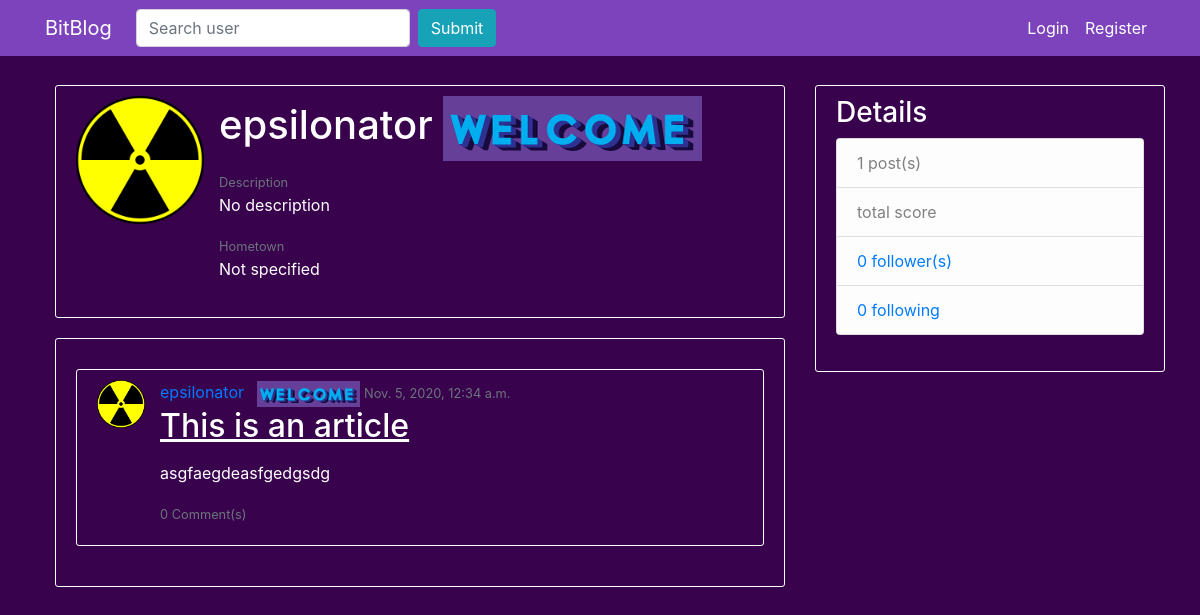
Page /profile/epsilonator/ on the earlier database version.
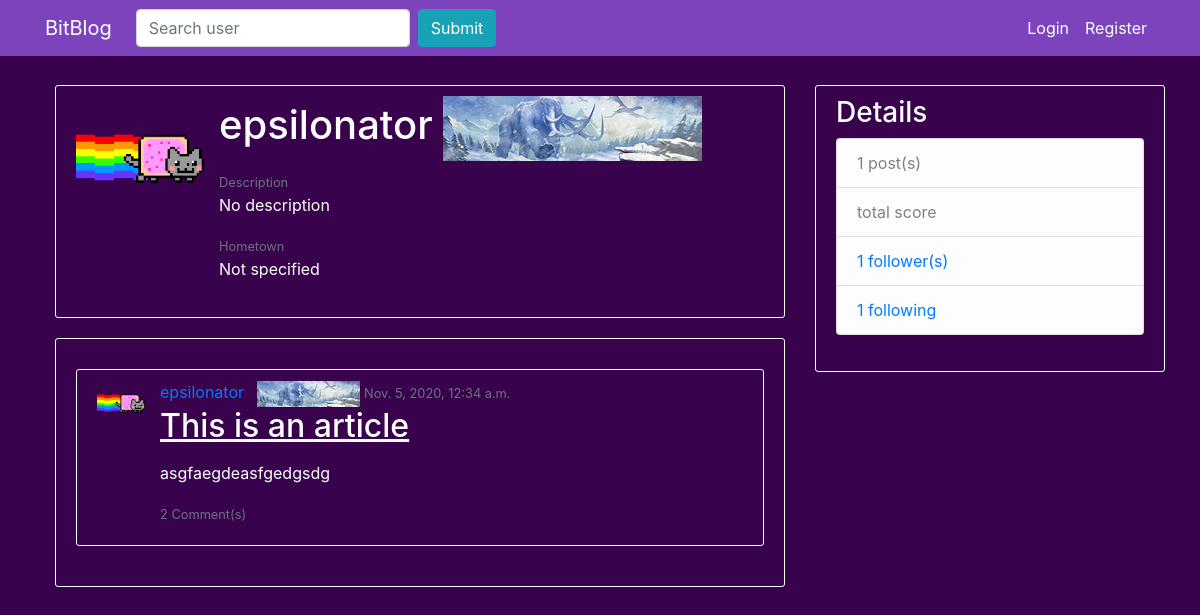
Same page on the later database version.
### blog/models.py (models this page shows, shortened)
class Sigil(models.Model):
	name = models.CharField(unique=True, max_length=50)
	img = models.ImageField(upload_to='sigils')

class ProfileCard(models.Model):
	name = models.CharField(unique = True, max_length = 50)
	img = models.ImageField(upload_to = 'profile_cards')
	img_small = models.ImageField(upload_to = 'profile_cards_small')

class BlogPost(models.Model):
	title = models.CharField(max_length = 50)
	content = RichTextField()
	post_date = models.DateTimeField(default = timezone.now)
	author = models.ForeignKey(User, on_delete = models.CASCADE)
	votes = models.IntegerField(default = 0)

class BlogUser(models.Model):
	user = models.OneToOneField(User, on_delete = models.CASCADE)
	desc = models.TextField(max_length = 250, default = "No description")
	hometown = models.CharField(max_length = 200, default = "Not specified")
	birth_date = models.DateField(null = True, blank = True)
	current_profile_card = models.ForeignKey(ProfileCard, on_delete = models.DO_NOTHING, default = 1)
	current_sigil = models.ForeignKey(Sigil, on_delete = models.DO_NOTHING, default = 1)

### blog/views.py (the view)
# urls.py: path('profile/<str:username>/', views.profile, name = 'profile'),
def profile(request, username):
	user = User.objects.filter(username = username).first()
	current_user = request.user
	following = None
	if current_user.is_authenticated:
		rel_follow = Following.objects.filter(followed = user, follower = current_user).first()
		if rel_follow:
			following = True
		else:
			following = False
	if not user:
		return render(request, 'blog/notfound404.html')
	posts = user.blogpost_set.order_by('-post_date')
	paginator = Paginator(posts, POSTS_PER_PAGE)
	page_no = request.GET.get('page', START_PAGE)
	try:
		page_obj = paginator.page(page_no)
	except PageNotAnInteger:
		page_obj = paginator.page(START_PAGE)
	except EmptyPage:
		page_obj = paginator.page(paginator.num_pages)
	profile_card = user.bloguser.current_profile_card
	sigil = user.bloguser.current_sigil
	return render(request, 'blog/profile.html', context = {
		'profile_user' : user,
		'posts' : posts,
		'following' : following,
		'page_obj' : page_obj,
		'profile_card' : profile_card,
		'sigil' : sigil
	})

### blog/templatetags/custom_tags.py (called while the page is built)
@register.simple_tag
def setvar(val = None):
    return val

### blog/templates/blog/profile.html (shortened to what this page needs)
{% extends 'blog/base.html' %}
{% load crispy_forms_tags %}
{% block content %}
<article class="media content-section">
	<img class = "account-img size-128" src="{{ sigil.img.url }}">
	<div class="media-body">
		<h1>{{ profile_user.username }}		<img src="{{ profile_card.img.url }}"></h1>
		<small class="text-muted">Description</small>
		<p class="article-content">{{ profile_user.bloguser.desc }}</p>
		<small class="text-muted">Hometown</small>
		<p class="article-content">{{ profile_user.bloguser.hometown }}</p>
	</div>
</article>
	{% if posts %}
	<div class="content-section">
		{% for post in page_obj %}
			<article class="media content-section">
				<img class = "account-img size-48" src="{{ post.author.bloguser.current_sigil.img.url }}">
				<div class="media-body">
					<div class="article-metadata">
						<a class="mr-2" href="{% url 'profile' post.author.username %}">{{ post.author }}</a>
						<img src = "{{ post.author.bloguser.current_profile_card.img_small.url }}">
						<small class="text-muted">{{ post.post_date }}</small>
					</div>
					<h2><a class="article-title" href="{% url 'post' post.id %}">{{ post.title }}</a></h2>
					<p class="article-content">{{ post.content | safe | linebreaks | truncatewords:"100" }}</p>
					<small class="text-muted">{{ post.blogcomment_set.count }} Comment(s)</small>
				</div>
			</article>
		{% endfor %}
	</div>
	{% endif %}
{% endblock %}
{% block sidebar %}
	<div class="content-section">
    	<h3>Details</h3>
    	<ul class="list-group">
        	<li class="list-group-item list-group-item-light">{{ profile_user.blogpost_set.count }} post(s)</li>
        	<li class="list-group-item list-group-item-light">{{ profile_user.score }} total score</li>
        	<li class="list-group-item list-group-item-light"><a href="{% url 'show-followers' profile_user.username %}">{{ profile_user.followers.count }} follower(s)</a></li>
        	<li class="list-group-item list-group-item-light"><a href="{% url 'show-following' profile_user.username %}">{{ profile_user.following.count }} following</a></li>
      	</ul>
  	</div>
{% endblock %}

Differences in the rows shown:
no longer on this page (row unchanged): Sigil: img (picture)
no longer on this page (row unchanged): ProfileCard: img (picture)
added Sigil: img (picture)
added ProfileCard: img (picture)
changed through a linked row, BlogPost "This is an article": author.bloguser.current_sigil.img: a different picture; author.bloguser.current_profile_card.img_small: a different picture; blogcomment_set.count "0" → "2"
Other differences:
{{ profile_user.followers.count }}: "0" → "1"
{{ profile_user.following.count }}: "0" → "1"
